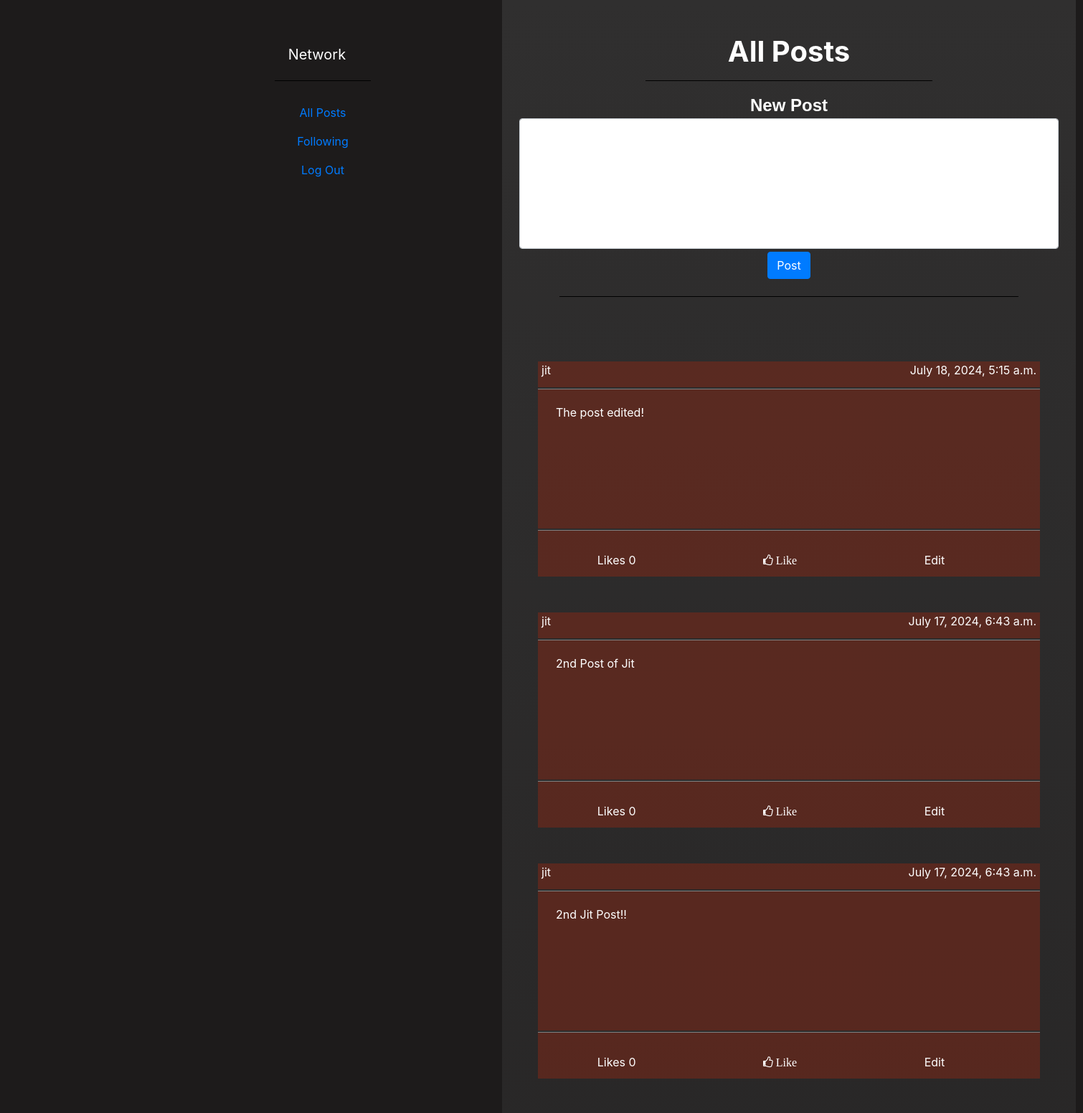
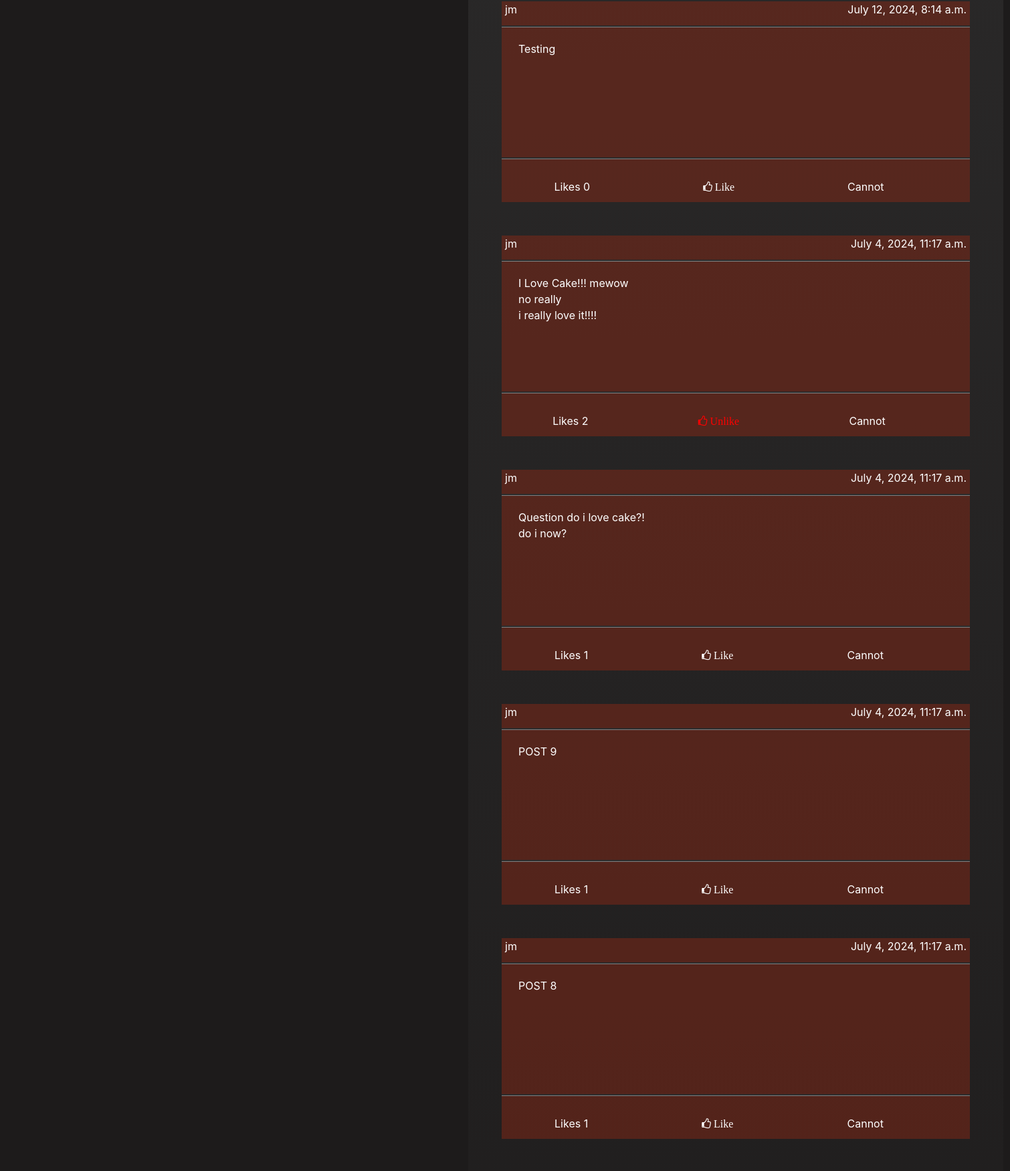
/ (signed in, upper part), run on the app's committed database (2 pictures, top to bottom).
### network/models.py (models this page shows, shortened)
class Post(models.Model):
    author = models.ForeignKey(User, on_delete=models.CASCADE, related_name="author")
    content = models.CharField(max_length= 300)
    date = models.DateTimeField(auto_now_add=True)
    likes = models.ManyToManyField(User, blank=True, related_name="likes")

class User(AbstractUser):
    pass

### network/views.py (the view)
# urls.py: path("", views.index, name="index"),
def index(request):
    posts = Post.objects.all().order_by('-date').annotate(lcount=Count('likes'))
    like_list = Like.objects.all()
    paginator = Paginator(posts, 10)
    user_liked = []
    try:
        for like in like_list:
            if like.user.id == request.user.id:
                user_liked.append(like.post.id)
    except:
        user_liked = []
    page_number = request.GET.get('page')
    postinator = paginator.get_page(page_number)
    return render(request, "network/index.html", {
        "posts":postinator,
        "likelists":user_liked
    })

### network/templates/network/index.html (shortened to what this page needs)
{% extends "network/layout.html" %}
{% block body %}
    <h1> <a class="nav-item"><strong>All Posts</strong></a> </h1>
    <hr style="border-color: black; border-style: solid; width: 50%;">
    {% if user.is_authenticated %}
        <form action="{% url 'post' %}" method="POST">
            <div class="mb-4 mx-4">
                <label for="exampleFormControlTextarea1" class="form-label mb-0"><span class="formated_span">New Post</span></label>
                <textarea name="content" class="form-control txt-rs" id="exampleFormControlTextarea1" rows="7"></textarea>
                <button type="submit" class="btn btn-primary mt-1">Post</button>
            </div>
        </form>
        <hr style="border-color: black; border-style: solid; width: 80%; margin-bottom: 90px;">
    {% endif %}
    {% for post in posts %}
    <div class="post">
        <div class="item item-head">
            <div class="item-head-left">{{post.author}}</div>
            <div class="item-head-right">{{post.date}}</div>
        </div>
        <div class="item item-body"><textarea id="content-{{post.id}}" class="content" disabled>{{post.content}}</textarea></div>
        <br>
        <div class="item item-foot">
            <div class="item ft-ch-item">
                Likes <scope id="n_like{{post.id}}">{{post.lcount}}</scope>
            </div>
            <div class="item ft-ch-item">
                {% if user.is_authenticated %}
                {% if post.id in likelists %}
                    <button type="button" data-post-id="{{post.id}}" id="btn-like{{post.id}}" style="color: red;" class="btn btn-info fa fa-thumbs-o-up like" onclick="like({{post.id}})"> Unlike</button>
                {% else %}
                    <button type="button" id="btn-like{{post.id}}" class="btn btn-info fa fa-thumbs-o-up like" onclick="like({{post.id}})"> Like</button>
                {% endif %}
            {% endif %}
            </div>
            <div class="item ft-ch-item">
                {% if post.author == user %}
                    Edit
                {% else %}
                    Cannot
                {% endif %}
            </div>
        </div>
    </div>
    {% endfor %}
{% endblock %}

### network/static/network/styles.css (style rules this page uses)
* { box-sizing: border-box; color: white; }
body { background-color: rgb(29, 27, 27); margin-left: 500px; margin-right: 500px; height: 95vh; display: flex; flex-direction: column; text-align: center; }
.btn-info.fa-thumbs-o-up { background-color: transparent; border: none; color: inherit; }
.txt-rs { resize: none; }
.formated_span { font-family: Arial, Helvetica, sans-serif; font-weight: bold; font-size: 24px; }
.post { display: flex; flex: 1; flex-direction: column; align-items: stretch; height: 300px; margin: 0px 50px 50px 50px; background-color: rgba(134, 40, 23, 0.5); }
.item { flex-shrink: 0; flex: 1 0 auto; color: white; }
.item-head { justify-content: space-between; align-items: stretch; padding-left: 5px; padding-right: 5px; padding-bottom: 5px; border-bottom: groove grey; border-width: 10%; }
.item-head-left { float: left; }
.item-head-right { float: right; }
.item-body { flex-grow: 1; padding-top: 10px; color: rgb(15, 14, 14); border-bottom: groove grey; }
.item-foot { display: flex; overflow: auto; width: calc(100% - 50px); align-items: center; flex-direction: row; padding-bottom: 5px; }
.content { background-color: transparent; width: calc(100% - 40px); height: 170px; border: none; resize: none; padding: 10px 10px 5px 5px; }

### data on the page
Post: author "jit", date "July 18, 2024, 5:15 a.m.", id "The post edited!", lcount "0", shows "Edit"
Post: author "jit", date "July 17, 2024, 6:43 a.m.", id "2nd Post of Jit", lcount "0", shows "Edit"
Post: author "jit", date "July 17, 2024, 6:43 a.m.", id "2nd Jit Post!!", lcount "0", shows "Edit"
Post: author "jm", date "July 12, 2024, 8:14 a.m.", id "Testing", lcount "0", shows "Cannot"
Post: author "jm", date "July 4, 2024, 11:17 a.m.", id "I Love Cake!!! mewow no really i really love it!!!!", lcount "2", shows "Cannot"
Post: author "jm", date "July 4, 2024, 11:17 a.m.", id "Question do i love cake?! do i now?", lcount "1", shows "Cannot"
Post: author "jm", date "July 4, 2024, 11:17 a.m.", id "POST 9", lcount "1", shows "Cannot"
Post: author "jm", date "July 4, 2024, 11:17 a.m.", id "POST 8", lcount "1", shows "Cannot"
